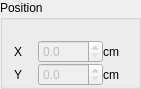
          <widget class="QGroupBox" name="groupBox_8">
           <property name="geometry">
            <rect>
             <x>10</x>
             <y>60</y>
             <width>141</width>
             <height>81</height>
            </rect>
           </property>
           <property name="minimumSize">
            <size>
             <width>117</width>
             <height>0</height>
            </size>
           </property>
           <property name="title">
            <string>Position</string>
           </property>
           <layout class="QGridLayout" name="gridLayout_5">
            <property name="topMargin">
             <number>0</number>
            </property>
            <property name="bottomMargin">
             <number>0</number>
            </property>
            <property name="spacing">
             <number>0</number>
            </property>
            <item row="5" column="1">
             <spacer name="verticalSpacer_7">
              <property name="orientation">
               <enum>Qt::Vertical</enum>
              </property>
              <property name="sizeHint" stdset="0">
               <size>
                <width>20</width>
                <height>40</height>
               </size>
              </property>
             </spacer>
            </item>
            <item row="1" column="2">
             <spacer name="horizontalSpacer_28">
              <property name="orientation">
               <enum>Qt::Horizontal</enum>
              </property>
              <property name="sizeHint" stdset="0">
               <size>
                <width>40</width>
                <height>20</height>
               </size>
              </property>
             </spacer>
            </item>
            <item row="1" column="0">
             <spacer name="horizontalSpacer_27">
              <property name="orientation">
               <enum>Qt::Horizontal</enum>
              </property>
              <property name="sizeHint" stdset="0">
               <size>
                <width>40</width>
                <height>20</height>
               </size>
              </property>
             </spacer>
            </item>
            <item row="0" column="1">
             <spacer name="verticalSpacer_6">
              <property name="orientation">
               <enum>Qt::Vertical</enum>
              </property>
              <property name="sizeHint" stdset="0">
               <size>
                <width>20</width>
                <height>40</height>
               </size>
              </property>
             </spacer>
            </item>
            <item row="2" column="2">
             <widget class="QLabel" name="label_10">
              <property name="text">
               <string>cm</string>
              </property>
             </widget>
            </item>
            <item row="4" column="2">
             <widget class="QLabel" name="label_87">
              <property name="text">
               <string>cm</string>
              </property>
             </widget>
            </item>
            <item row="2" column="1">
             <widget class="QDoubleSpinBox" name="sbAreaX">
              <property name="enabled">
               <bool>false</bool>
              </property>
              <property name="maximumSize">
               <size>
                <width>65</width>
                <height>16777215</height>
               </size>
              </property>
              <property name="decimals">
               <number>1</number>
              </property>
              <property name="maximum">
               <double>10000.000000000000000</double>
              </property>
              <property name="singleStep">
               <double>10.000000000000000</double>
              </property>
              <property name="value">
               <double>0.000000000000000</double>
              </property>
             </widget>
            </item>
            <item row="4" column="1">
             <widget class="QDoubleSpinBox" name="sbAreaY">
              <property name="enabled">
               <bool>false</bool>
              </property>
              <property name="maximumSize">
               <size>
                <width>65</width>
                <height>16777215</height>
               </size>
              </property>
              <property name="decimals">
               <number>1</number>
              </property>
              <property name="maximum">
               <double>10000.000000000000000</double>
              </property>
              <property name="singleStep">
               <double>10.000000000000000</double>
              </property>
              <property name="value">
               <double>0.000000000000000</double>
              </property>
             </widget>
            </item>
            <item row="4" column="0">
             <widget class="QLabel" name="lblAreaIntY">
              <property name="text">
               <string>Y</string>
              </property>
             </widget>
            </item>
            <item row="2" column="0">
             <widget class="QLabel" name="lblAreaIntX">
              <property name="text">
               <string>X</string>
              </property>
             </widget>
            </item>
           </layout>
          </widget>
